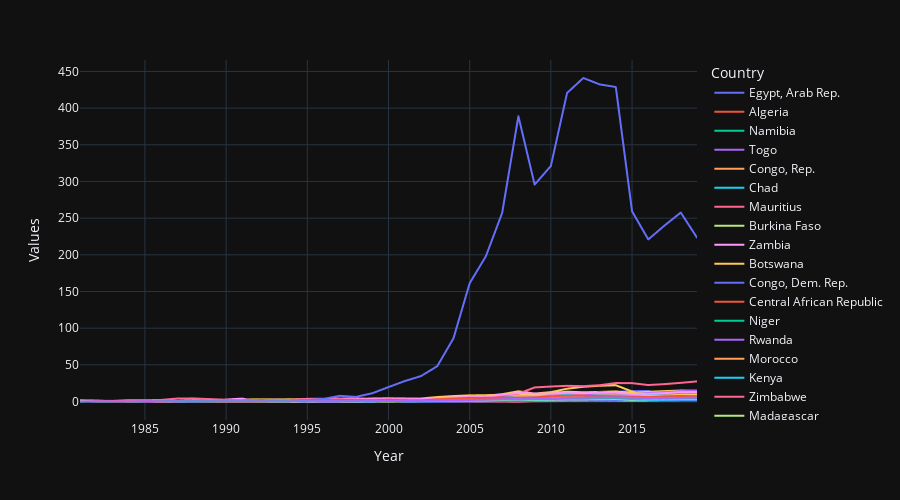

Here is the notebook cell this chart was saved with:
### Markdown cell above
#### The code below is not needed. It's just to play around with data.

### Code cell
chart_type_choice = 2 # 1 for bar, 2 & 3 for line chart
#data_fields_user_choice = (['NY.GDP.MKTP.CD', 'NY.GDP.PCAP.CD', 'SL.UEM.TOTL.ZS'],['gdp', 'gdp per cap', 'unemp'])
data_fields_user_choice = (['NY.GDP.MKTP.CD'],['GDP'])
geo_user_choice = [2,['EUU', 'AFR']]
#geo_user_choice = [1,['AZE','GBR','WLD']]
year_user_choice = (1980, 2020)
ranked_or_unranked_user_choice = 1

def change_sign_func(df): # changes sign of values in column names specified by user within 'df' DataFrame. It's used for ranking data fields where higher value is bad. It's because by default, the higher the rank value, the better. 
    x = 0
    ranked_msg = 'Enter description for the data field where higher value is bad (e.g. Inflation, consumer prices (annual %)). Press "q" to finish.'
    change_sign_field_list = []
    while x == 0:
        change_sign_field = input(ranked_msg)
        if change_sign_field == 'q':
            x = x + 1
        else:
            change_sign_field_list.append(change_sign_field)
    df[change_sign_field_list] = -df[change_sign_field_list]
    return df

def benchmark_df(df): # adds 'Benchmark' to list of countries to show their mean value.
    bench_df = pd.DataFrame(df.mean()).T # creates new 'bench_df' DataFrame to with a row to show mean values of columns in 'df' DataFrame
    bench_df[df.index.name] = 'Benchmark' # adds a column name 'Country' from 'df' DataFrame to 'bench_df' DataFrame and populates it with 'Benchmark' string as value
    bench_df.set_index(df.index.name, inplace=True) # sets 'Country' column as index for 'bench_df' DataFrame
    df = df.append(bench_df) # merges 'df' and 'bench_df' DataFrame into a new 'df' DataFrame
    return df

def df_func(chart_type_choice, data_fields_user_choice, geo_user_choice, year_user_choice, ranked_or_unranked_user_choice):
    data_fields_dict = {data_fields_user_choice[0][i]: data_fields_user_choice[1][i] for i in range(len(data_fields_user_choice[0]))} # converts list of lists 'data_fields_user_choice' into a dictionary 'data_fields_dict' containing data fields (i.e. indicator codes) and their descriptions
    data_fields_dict = dict(sorted(data_fields_dict.items())) # sorts keys of the dictionary alphabetically. Without this, there will be a bug in 'df = wb.data.DataFrame(list(data_fields_dict.keys())...' line because column names in 'df' DataFrame would be assigned in alphabetical order instead of the order that they were entered in
    if chart_type_choice == 0:
        if geo_user_choice[0] == 1: # downloads data for countries
            df = wb.data.DataFrame(list(data_fields_dict.keys()), geo_user_choice[1], time=year_user_choice, labels=True) # I removed '.dropna()' from the end of the code
        elif geo_user_choice[0] == 2: # downloads data for regions
            # BUG if user entered more than one region in 'geo_user_choice' variable, this code will only will generate an error.
            for region in geo_user_choice[1]: # loops through regions previously inputted by user in 'geo_user_choice' variable
                df = wb.data.DataFrame(list(data_fields_dict.keys()), wb.region.members(region), time=year_user_choice, labels=True) # I removed '.dropna()' from the end of the code
        df.columns = ['Country'] +  list(data_fields_dict.values()) # change columns names from using indicator codes to indicator names
        df.set_index(['Country'], inplace=True) # replaces index that has country codes with index using values from 'Country' column
        if ranked_or_unranked_user_choice == 2: # checks if user selected to rank countries (option 2) and if so, then transfrorms the 'df' DataFrame to show ranked data, where the higher the rank values, the better.
            df = change_sign_func(df) # runs a function to change sign of values in column names specified by user within 'df' DataFrame. It's used for ranking data fields where higher value is bad. It's because by default, the higher the rank value, the better. 
            df = benchmark_df(df)            
            df = df.rank(method='first') # creates a new 'df' DataFrame to rank the countries for each dataf field. The higher the rank value the better.
        elif ranked_or_unranked_user_choice == 1: # checks if user selected not to rank countries (option 1) and if so, then adds 'Benchmark' to list of countries in 'df' DataFrame that represents their median value.
            df = benchmark_df(df)
        df.sort_values(by=list(data_fields_dict.values())[0], ascending=False, inplace=True) # sorts values in the first column of 'df' DataFrame so that the countries look in ascending order when we chart this 'df' later.
    elif chart_type_choice == 1 or chart_type_choice == 2: # will download the data wether for line chart. Since only 1 data type is selected for this, the function to change sign ('change_sign_func') has not been used here. If the user previously selected cumulative percentage change using 'chart_type_choice' variable (option 2), then this function performs additional calculations and formatting. This function returns 'df' DataFrame with the data.
        if geo_user_choice[0] == 1: # downloads data for countries
            df = wb.data.DataFrame(list(data_fields_dict.keys()), geo_user_choice[1], time=range(year_user_choice[0], year_user_choice[1]), numericTimeKeys=True, labels=True).dropna()
        elif geo_user_choice[0] == 2: # downloads data for regions
            # BUG if user entered more than one region in 'geo_user_choice' variable, this code will only will generate an error.
            for region in geo_user_choice[1]: # loops through regions previously inputted by user in 'geo_user_choice' variable
                df = wb.data.DataFrame(list(data_fields_dict.keys()), wb.region.members(region), time=range(year_user_choice[0], year_user_choice[1]), numericTimeKeys=True, labels=True).dropna()
        df.set_index(['Country'], inplace=True) # replaces index that has country codes with index using values from 'Country' column
        if ranked_or_unranked_user_choice == 2: # checks if user selected to rank countries (option 2) and if so, then transfrorms the 'df' DataFrame to show ranked data, where the higher the rank values, the better.
            #df = change_sign_func(df) # runs a function to change sign of values in column names specified by user within 'df' DataFrame. It's used for ranking data fields where higher value is bad. It's because by default, the higher the rank value, the better. 
            df = benchmark_df(df)          
            df = df.rank(method='first') # creates a new 'df' DataFrame to rank the countries for each dataf field. The higher the rank value the better.
        elif ranked_or_unranked_user_choice == 1: # checks if user selected not to rank countries (option 1) and if so, then adds 'Benchmark' to list of countries in 'df' DataFrame that represents their median value.
            df = benchmark_df(df)
        if chart_type_choice == 2: # calculates cumulative percent change time series data
            df = df.T.pct_change() # transposes 'df' DataFrame (i.e. swaps columns with rows) and then computes daily returns for each security
            df = df[1:] # deletes first row with NaN values
            df = (1 + df).cumprod() - 1 # calculates cumulative daily returns
            df = df.T # transposes 'df' DataFrame (i.e. swaps columns with rows) back into it's previous state as it was before calculating cumulative returns
        df = df.reset_index() # move 'Country' column from index to a separate column
        df = df.melt(id_vars=['Country'], value_vars=list(df.columns)[1:], var_name='Year', value_name='Values') # move year column names into rows under 'Year' column and move their values under 'Values' column 
    # elif chart_type_choice == 2:
        # ...
    return df

# chart the data
def chart_func(df, chart_type_choice):
    if chart_type_choice == 0: # creates a bar chart (ranked/unranked and grouped). The chart will show either ranked or unranked data, depending on whether the user previously selected ranked 'df' or unranked 'df'
        fig = px.bar(df, 
            x=df.index, 
            y=df.columns, 
            barmode = 'group'
            )  # you can change the look of this chart by removing 'barmode = 'group' from this line code. If you do that, the chart will shows stacked bar chart if user selected ranked 'df' or shows single (instead of grouped) bar chart if user selected unranked 'df'.
        fig.add_vline(df.index.tolist().index('Benchmark'),
            line_width = 3,
            line_dash = 'dash'
            ) # OPTIONAL: adds a vertical dash line for the 'Benchmark' value
        # fig.update_layout(plot_bgcolor = 'white') # OPTIONAL: you can change the chart background colour to white
        fig.show()
    elif chart_type_choice == 1 or chart_type_choice == 2: # creates a line chart (ranked/unranked). The chart will be the same no matter whether user previously picked cumulative or non-cumulative data using 'chart_type_choice' variable
        fig = px.line(df, 
            x=df['Year'],
            y=df['Values'],
            color=df['Country'],
            height=500, 
            width=900,
            template='plotly_dark'
            )  # charts the data
        fig.show()


df = df_func(chart_type_choice, data_fields_user_choice, geo_user_choice, year_user_choice, ranked_or_unranked_user_choice) # runs a function to download required data based on earlier user choices and country/region inputs and selected data fields. This function formats the data (and ranks it if needed) and outputs data as 'df' DataFrame.
chart = chart_func(df, chart_type_choice) # runs a function to create a chart of 'df' DataFrame depending on the type of data (Snapshot or Timeseries)
